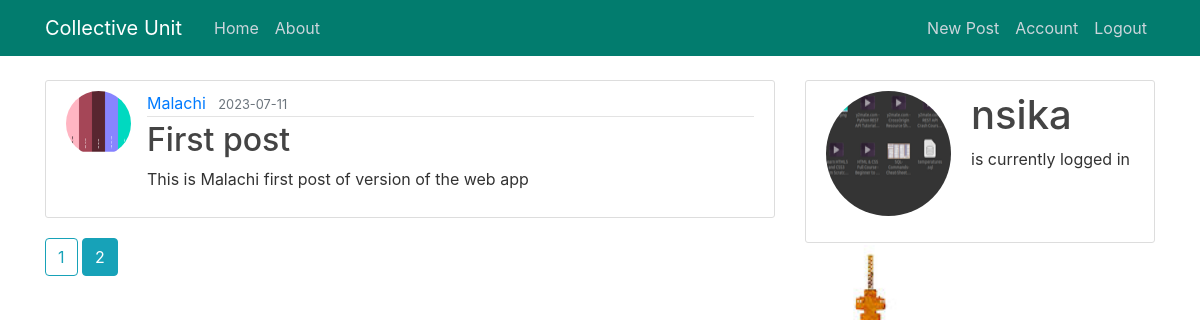
Page /home?page=2 (signed in) on the committed database.
### application/models.py (models this page shows, shortened)
class Post(db.Model):
    __tablename__ = "post"
    id = db.Column(db.Integer, primary_key=True)
    title = db.Column(db.String(100), nullable=False)
    content = db.Column(db.Text, nullable=False)
    date_posted = db.Column(db.DateTime, nullable=False,
                            default=datetime.utcnow)
    user_id = db.Column(db.Integer, db.ForeignKey('user.id'), nullable=False)
    comments = db.relationship('Comments', backref='for_post', lazy=True)

class User(db.Model, UserMixin):
    __tablename__ = "user"
    id = db.Column(db.Integer, primary_key=True)
    username = db.Column(db.String(20), nullable=False, unique=True)
    email = db.Column(db.String(120), nullable=False, unique=True)
    image_file = db.Column(db.String(20), nullable=False,
                           default='default.jpg')
    password = db.Column(db.String(60), nullable=False)
    posts = db.relationship('Post', backref='author', lazy=True)
    commentator = db.relationship('Comments', backref='commentator', lazy=True)

### application/routes.py (the view)
@app.route('/')
@app.route('/home')
def home():
    page = request.args.get('page', 1, type=int)
    posts = Post.query.order_by(Post.date_posted.desc()).paginate(per_page=5, page=page)
    if current_user.is_authenticated:
        image_file = url_for('static', filename='pics/' + current_user.image_file)
        return render_template('home.html', posts=posts, image_file=image_file)
    return render_template('home.html', posts=posts)

### application/models.py (called while the page is built)
@login_manager.user_loader
def load_user(user_id):
    return User.query.get(int(user_id))

### application/templates/home.html
{% extends "layout.html" %}
{% block content %}
    {% for post in posts.items %}
        <article class="media content-section">
          <img class="rounded-circle article-img" src="{{ url_for('static', filename='pics/' + post.author.image_file) }}">
          <div class="media-body">
            <div class="article-metadata">
              <a class="mr-2" href="{{ url_for('user_posts', username=post.author.username) }}">{{ post.author.username }}</a>
              <small class="text-muted">{{ post.date_posted.strftime('%Y-%m-%d') }}</small>
            </div>
            <h2><a class="article-title" href="{{ url_for('post', post_id=post.id) }}">{{ post.title }}</a></h2>
            <p class="article-content">{{ post.content }}</p>
          </div>
        </article>
    {% endfor %}
    {% for page_num in posts.iter_pages(left_edge=1, right_edge=1, left_current=1, right_current=2) %}
      {% if page_num %}
        {% if posts.page == page_num %}
          <a class="btn btn-info mb-4" href="{{ url_for('home', page=page_num) }}">{{ page_num }}</a>
        {% else %}
          <a class="btn btn-outline-info mb-4" href="{{ url_for('home', page=page_num) }}">{{ page_num }}</a>
        {% endif %}
      {% else %}
        ...
      {% endif %}
    {% endfor %}
{% endblock content %}

### application/templates/layout.html (shortened to what this page needs)
<!DOCTYPE html>
<html>
<head>
    <link rel="stylesheet" href="https://maxcdn.bootstrapcdn.com/bootstrap/4.0.0/css/bootstrap.min.css">
    <link rel="stylesheet" type="text/css" href="{{ url_for('static', filename='main.css') }}">
</head>
<body>
    <header class="site-header">
      <nav class="navbar navbar-expand-md navbar-dark bg-steel fixed-top">
        <div class="container">
          <a class="navbar-brand mr-4" href="/">Collective Unit</a>
          <div class="collapse navbar-collapse" id="navbarToggle">
            <div class="navbar-nav mr-auto">
              <a class="nav-item nav-link" href="{{ url_for('home') }}">Home</a>
              <a class="nav-item nav-link" href="{{ url_for('about') }}">About</a>
            </div>
            <div class="navbar-nav">
              {% if current_user.is_authenticated %}
              <a class="nav-item nav-link" href="{{ url_for('new_post') }}">New Post</a>
              <a class="nav-item nav-link" href="{{ url_for('account') }}">Account</a>
              <a class="nav-item nav-link" href="{{ url_for('logout') }}">Logout</a>
              {% else %}
              <a class="nav-item nav-link" href="{{ url_for('login') }}">Login</a>
              <a class="nav-item nav-link" href="{{ url_for('register') }}">Register</a>
              {% endif %}
            </div>
          </div>
        </div>
      </nav>
    </header>
    <main role="main" class="container">
      <div class="row">
        <div class="col-md-8">
          {% block content %}{% endblock %}
        </div>
        {% if current_user.is_authenticated %}
        <div class="col-md-4">
          <div class="content-section">
            <div class="media">
                <img class="rounded-circle account-img" src="{{ image_file }}">
                <div>
                    <h2 class="account-heading">{{ current_user.username }}</h2>
                    <p>is currently logged in</p>
                </div>
              </div>
          </div>
        </div>
        {% endif %}
      </div>
    </main>
</body>
</html>

### application/static/main.css (style rules this page uses)
body { background-image: url("../static/bg-pic/1.jpg"); background-size: 100%; background-repeat: no-repeat; color: #333333; margin-top: 5rem; line-height: 1.5; text-align: left; }
h1, h2, h3, h4, h5, h6 { color: #444444; }
.bg-steel { background-color: #027c6e; }
.site-header .navbar-nav .nav-link { color: #cbd5db; }
.content-section { background: #ffffff; padding: 10px 20px; border: 1px solid #dddddd; border-radius: 3px; margin-bottom: 20px; }
.article-title { color: #444444; }
.article-content { white-space: pre-line; }
.article-img { height: 65px; width: 65px; margin-right: 16px; }
.article-metadata { padding-bottom: 1px; margin-bottom: 4px; border-bottom: 1px solid #e3e3e3 }
.account-img { height: 125px; width: 125px; margin-right: 20px; margin-bottom: 16px; }
.account-heading { font-size: 2.5rem; }

### rows in the picture
Post: image_file (picture), author.username "Malachi", date_posted "2023-07-11", title "First post", content "This is Malachi first post of version of the web app"
User: username "nsika"

### other values in the picture
{{ page_num }} "1"
{{ page_num }} "2"
